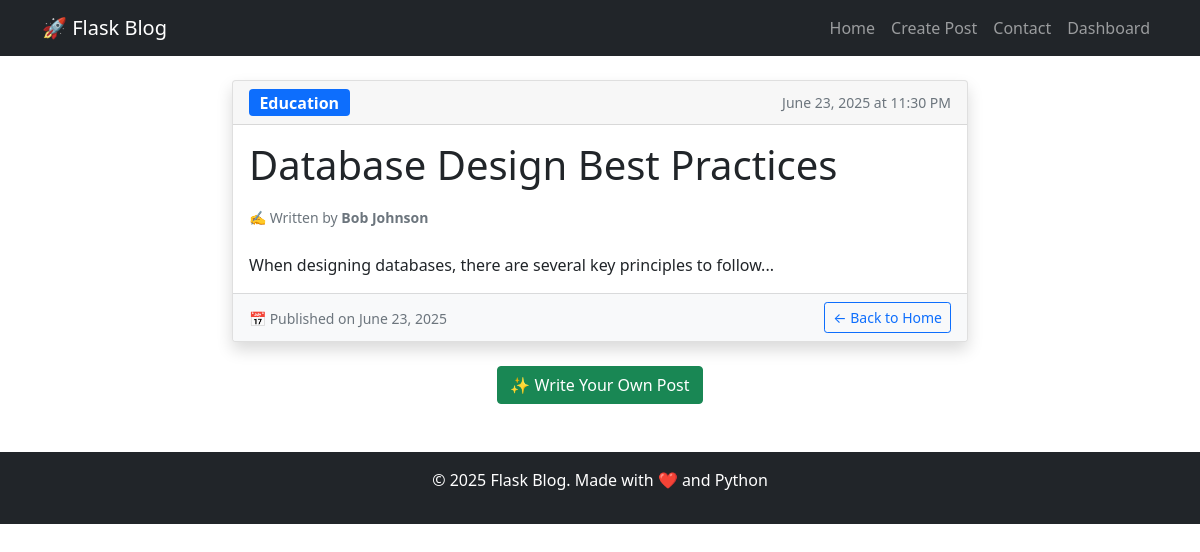
Screenshot of /post/3 with the database file from the repository.
### flask_blog_app.py (models this page shows, shortened)
class Post(db.Model):
    id = db.Column(db.Integer, primary_key=True)
    title = db.Column(db.String(100), nullable=False)
    content = db.Column(db.Text, nullable=False)
    author = db.Column(db.String(50), nullable=False)
    category = db.Column(db.String(50), nullable=False)
    date_posted = db.Column(db.DateTime, nullable=False, default=datetime.utcnow)

### flask_blog_app.py (the view)
@app.route('/post/<int:post_id>')
def post_detail(post_id):
    post = Post.query.get_or_404(post_id)
    return render_template('post_detail.html', post=post)

### templates/post_detail.html (shortened to what this page needs)
{% extends "base.html" %}
{% block content %}
<div class="row">
    <div class="col-md-8 mx-auto">
        <article class="card shadow">
            <div class="card-header">
                <div class="d-flex justify-content-between align-items-center">
                    <span class="badge bg-primary fs-6">{{ post.category.title() }}</span>
                    <small class="text-muted">{{ post.date_posted.strftime('%B %d, %Y at %I:%M %p') }}</small>
                </div>
            </div>
            <div class="card-body">
                <h1 class="card-title mb-3">{{ post.title }}</h1>
                <div class="mb-4">
                    <small class="text-muted">
                        ✍️ Written by <strong>{{ post.author }}</strong>
                    </small>
                </div>
                <div class="post-content">
                    {{ post.content | replace('\n', '<br>') | safe }}
                </div>
            </div>
            <div class="card-footer bg-light">
                <div class="row align-items-center">
                    <div class="col">
                        <small class="text-muted">
                            📅 Published on {{ post.date_posted.strftime('%B %d, %Y') }}
                        </small>
                    </div>
                    <div class="col-auto">
                        <a href="{{ url_for('home') }}" class="btn btn-outline-primary btn-sm">← Back to Home</a>
                    </div>
                </div>
            </div>
        </article>
        <div class="text-center mt-4">
            <a href="{{ url_for('create_post') }}" class="btn btn-success">✨ Write Your Own Post</a>
        </div>
    </div>
</div>
{% endblock %}

### rows the page displays
Post: category "Education", date_posted "June 23, 2025 at 11:30 PM", title "Database Design Best Practices", author "Bob Johnson", content "When designing databases, there are several key principles to follow...", date_posted "June 23, 2025"
